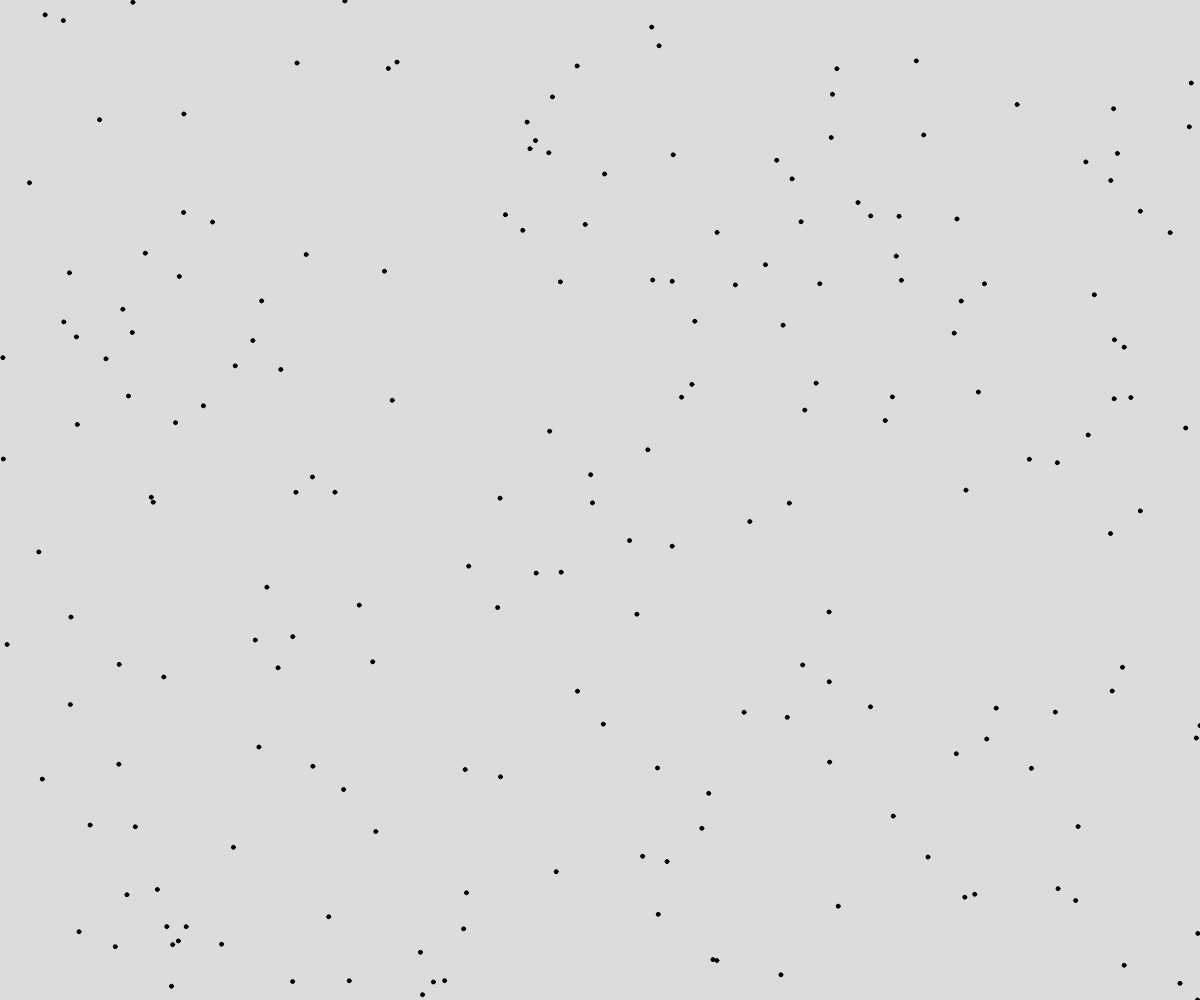
Frame 1 (no input)
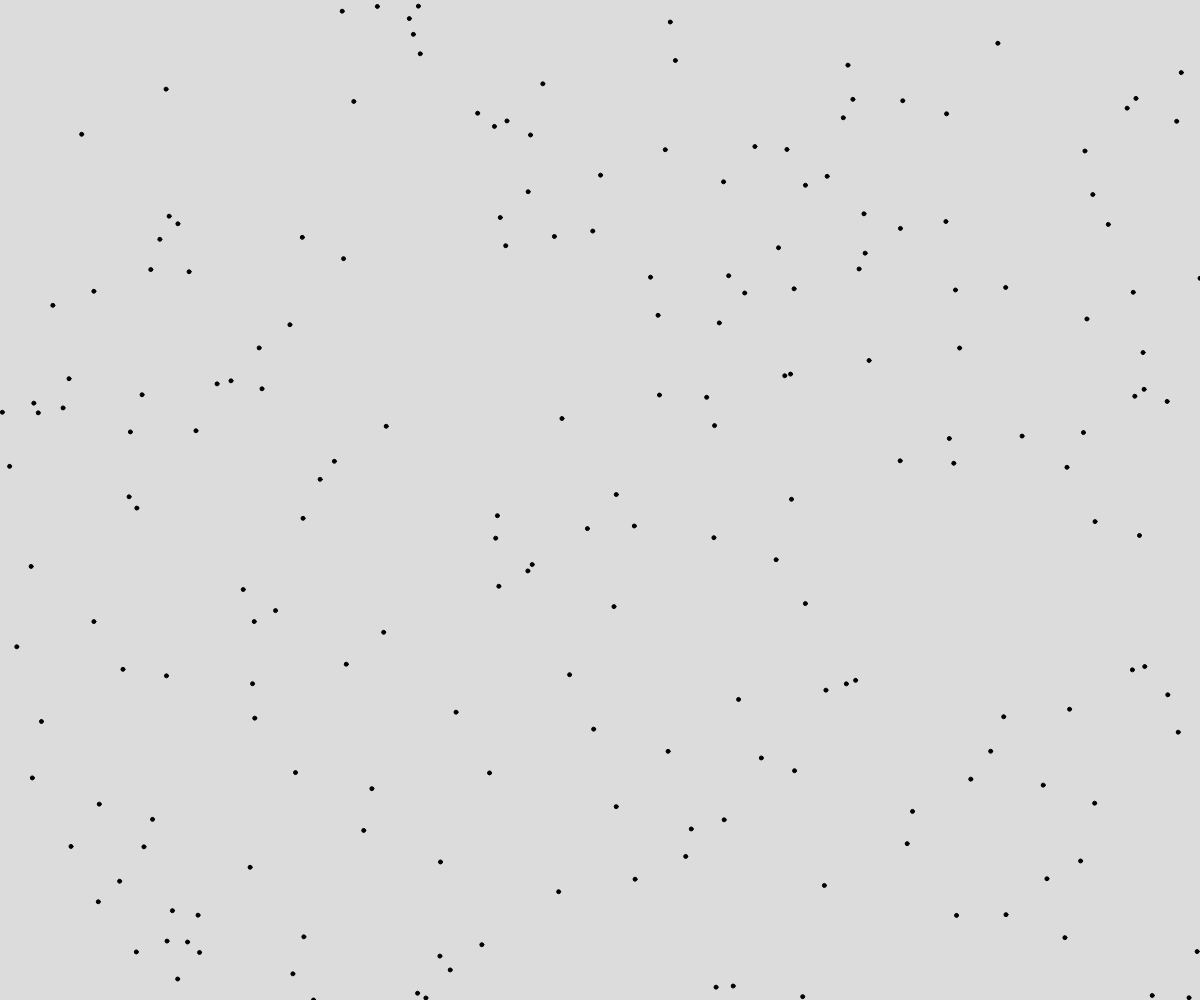
Frame 60 (no input)
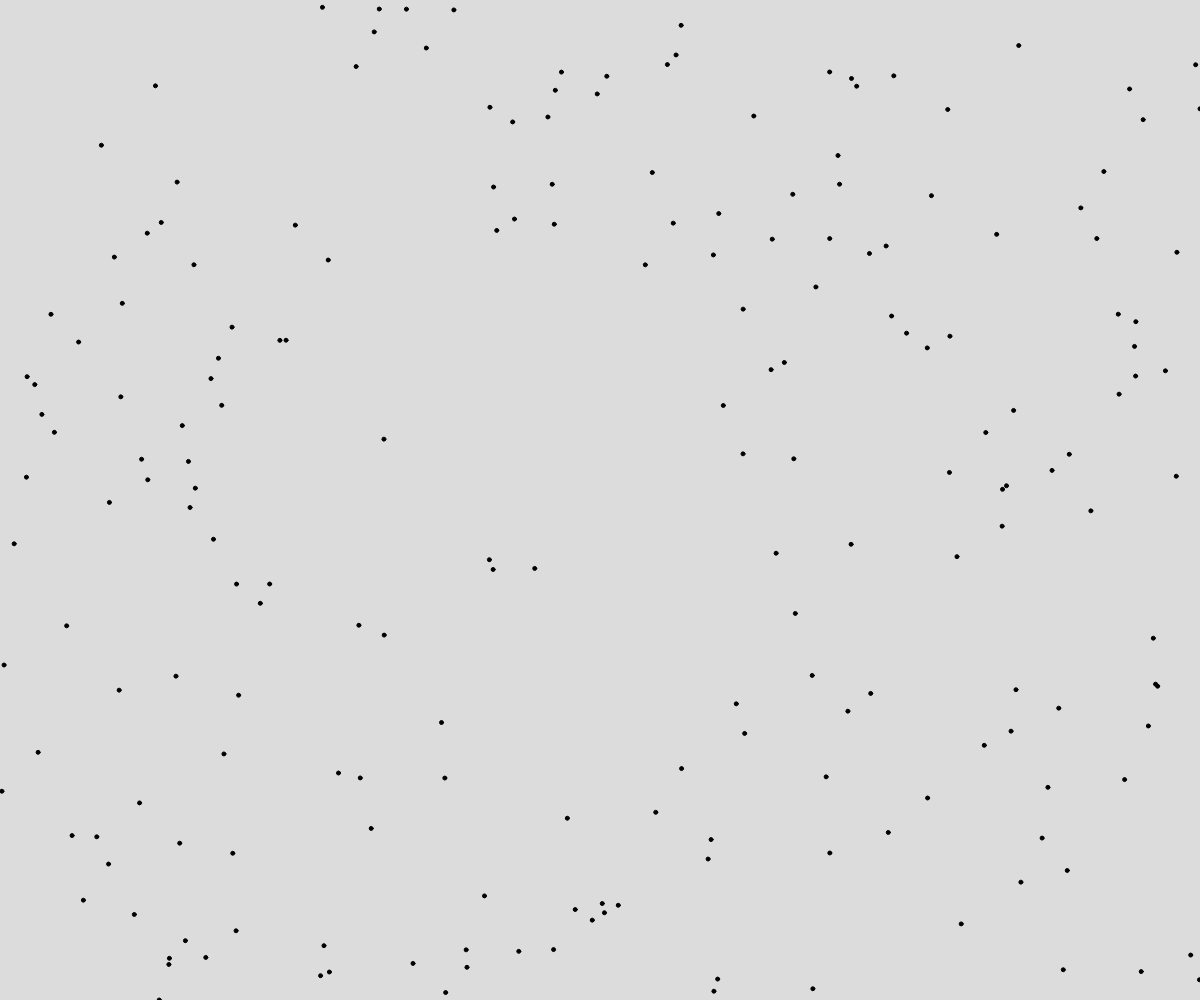
Frame 120 (the mouse pressed at the canvas centre since frame 60)

The p5.js sketch that drew these frames (run headless with seeded random() and noise() and a simulated clock; from frame 60 on, the mouse is pressed at the canvas centre):

// p5.js sketch
// ── sketch.js
// Project Title
// Your Name
// Date
//
// Extra for Experts:
// - describe what you did to take this project "above and beyond"


class fly{
  constructor(){
    this.x = random(windowWidth);
    this.y = random(windowHeight);
    this.moveX = random(-5, 5);
    this.moveY = random(-5, 5);
    this.moveChange = 0;
  }

  move(){
   

   
    this.moveX = random(-5, 5);
    this.moveY = random(-5, 5);
    
   

    this.x+=this.moveX;
    this.y+=this.moveY;

    if (this.x > mouseX - 400 && this.x < mouseX && Math.abs(this.y - mouseY) < 50) this.x -= 5;
    if (this.x < mouseX + 400 && this.x > mouseX && Math.abs(this.y - mouseY) < 50) this.x += 5;
    if (this.y > mouseY - 400 && this.y < mouseY && Math.abs(this.x - mouseX) < 50) this.y -= 5;
    if (this.y < mouseY + 400 && this.y > mouseY && Math.abs(this.x - mouseX) < 50) this.y += 5;
    
    

    if (this.x<0) this.x = 0;
    if (this.x>windowWidth) this.x = windowWidth;

    if (this.y<0) this.y = 0;
    if (this.y>windowHeight) this.y = windowHeight;
  }

  display(){
    fill (0);
    ellipse(this.x, this.y, 4, 4);
  }

}

class swarm{
  constructor(){
    this.flyList = [];
    
  }

  getList(){
    for (let counter = 0; counter < 10; counter++){
      this.flyList.push(new fly());
    }
  }

  drawSwarm(){
    for (let i = 0; i < this.flyList.length; i++){
      this.flyList[i].move();
      this.flyLIst[i].display();
    }
  }


    

}


let list = [];
function setup() {
  createCanvas(windowWidth, windowHeight);
  for (let flies = 0; flies <= 200; flies++){
    list.push(new fly());
  }
 
 
}
  
  

function draw() {
  background(220);

  for (let i = 0; i < list.length; i++){
    list[i].move();
    list[i].display();
  }


 
 

}
